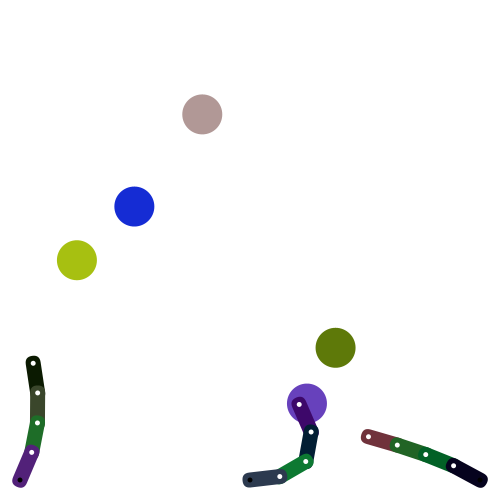
Frame 1 (no input)
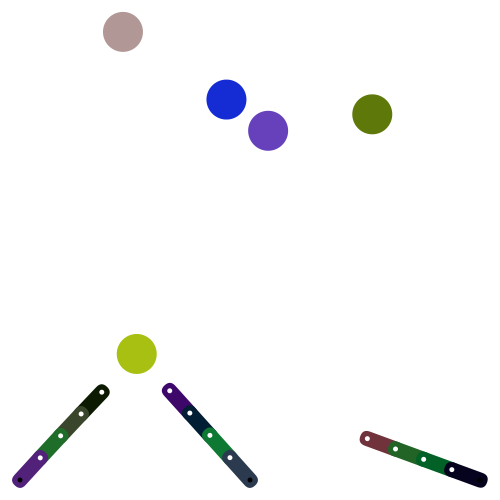
Frame 60 (the mouse pressed at the canvas centre just before this capture)
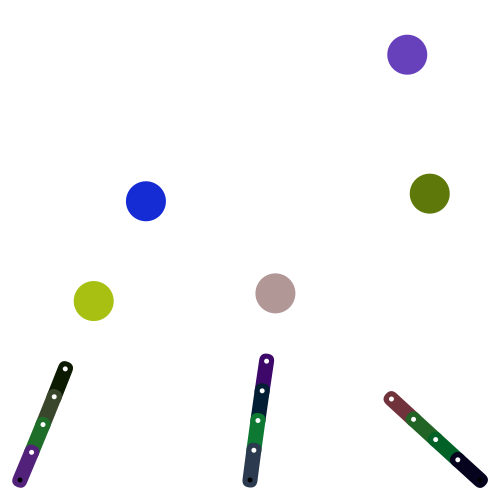
Frame 120 (the mouse held since frame 60 and released just before this capture)

The Processing sketch that drew these frames (run headless with seeded random() and noise(); from frame 60 on, the mouse is pressed at the canvas centre):

// Processing sketch: processing_105533
// ── processing_105533.pde

/* OpenProcessing Tweak of *@*http://www.openprocessing.org/sketch/105533*@* */
/* !do not delete the line above, required for linking your tweak if you upload again */
//multi-segment reach
//from Making things move by Keith Peters
//with stuff tidied into classes
//Sal Spring - august 2013
//allonestring

Arm[] arms;
int numArms = 3;
int numSegs = 4;

Ball[] balls;
int numBalls = 5;
float rad = 20;
float v = 2;


void setup()
{
  size(500, 500);
  background(255);
  smooth();

  arms = new Arm[numArms];
  PVector dim = new PVector(30, 15);
  for (int a = 0; a < numArms; a++)
  {
    float xpos = 20 + (width - 40) / (numArms - 1) * a; 
    PVector pos = new PVector(xpos, height - 20);
    arms[a] = new Arm(pos, dim, numSegs);
  }

  balls = new Ball[numBalls];
  float dia = rad * 2;
  for (int b = 0; b < numBalls; b++)
  {
    
    PVector bpos = new PVector(random(dia, width - dia), random(dia, height - dia));
    PVector bvel = new PVector(random(-v, v), random(-v, v));
    color colour = color(random(255), random(255), random(255));
    balls[b] = new Ball(bpos, bvel, rad, colour);
  }
}

void draw()
{
  background(255);

  for (int b = 0; b < numBalls; b++)
  {
    balls[b].update();
    balls[b].display();
  }
  for (int b = 0; b < numBalls - 1; b++)
  {
    for (int c = b + 1; c < numBalls; c++)
    {
      balls[b].checkCollision(balls[c]);
    }
  }


  for (int a = 0; a < numArms; a++)
  {
    Ball nearestBall = arms[a].findNearest(balls);
    arms[a].reach(nearestBall.pos);
    arms[a].playCatch(nearestBall);
    arms[a].display();
  }
}

void mousePressed()
{
  int oneBall = (int)random(numBalls);
  balls[oneBall].pos = new PVector(mouseX, mouseY);
}

class Arm
{
  Segment[] segments;
  int numSegs = 5;
  PVector pos, dim;
  
  Arm(PVector pos, PVector dim, int numSegs)
  {
    this.pos = pos;
    this.dim = dim;
    this.numSegs = numSegs;
    makeArm();
  }
    

  void makeArm()
  {
    segments = new Segment[numSegs];
    for (int s = numSegs - 1; s >= 0; s--)
    {
      color colour = color(random(128), random(128), random(128));
      segments[s] = new Segment(dim, colour);
      if (s == numSegs-1) segments[s].pos = pos;
      else segments[s].pos = segments[s+1].getPin();
    }
  }

  void display()
  {
    for (int s = 0; s < numSegs; s++)
    {
      segments[s].display();
      segments[s].getPin();
    }
  }
  
  void reach(PVector theTarget)
  {
    PVector target = segments[0].reachFor(theTarget);
    for (int s = 1; s < numSegs; s++)
    {
      target = segments[s].reachFor(target);
    }

    for (int s = numSegs - 1; s > 0; s--)
    {
      segments[s-1].setPos(segments[s]);
    }
  }
  void playCatch(Ball ball)
  {
    segments[0].playCatch(ball);
  }
  
  Ball findNearest(Ball[] balls)
  {
    float closest = width*width + height*height;
    int nearest = -1;
    for(int b = 0; b < balls.length; b++)
    {
      float thisDist = dist(pos.x, pos.y, balls[b].pos.x, balls[b].pos.y);
      if(thisDist < closest)
      {
        closest = thisDist;
        nearest = b;
      }
    }
    return balls[nearest];
  }
}
class Ball
{
  PVector pos, vel;
  float friction = 0.1;
  float rad;
  float mass;
  color colour;

  Ball(PVector pos, PVector vel, float rad, color colour)
  {
    this.pos = pos;
    this.vel = vel;
    this.rad = rad;
    this.mass = rad;
    this.colour = colour;
  }

  void display()
  {
    noStroke();
    fill(colour);

    ellipse(pos.x, pos.y, rad*2, rad*2);
  }

  void update()
  {
    vel.limit(5);
    if (pos.x + vel.x > width - rad || pos.x + vel.x < rad) vel.x *= -1;
    if (pos.y + vel.y > height - rad || pos.y + vel.y < rad) vel.y *= -1;

    pos.add(vel);
  }

  void checkCollision(Ball otherBall)
  {
    float dx = otherBall.pos.x - this.pos.x;
    float dy = otherBall.pos.y - this.pos.y;
    float dist = sqrt(dx*dx + dy*dy);

    if (dist < this.rad + otherBall.rad)
    {
      //calculate angle, sine and cosine
      float angle = atan2(dy, dx);
      float sine = sin(angle);
      float cosine = cos(angle);

      //rotate this's position
      PVector pos0 = new PVector(0, 0);

      //rotate otherBall's position
      PVector pos1 = rotateC(dx, dy, sine, cosine, true);

      //rotate this's velocity
      PVector vel0 = rotateC(this.vel.x, this.vel.y, sine, cosine, true);

      //rotate otherBall's velocity
      PVector vel1 = rotateC(otherBall.vel.x, otherBall.vel.y, sine, cosine, true);

      //collision reaction
      float vxTotal = vel0.x - vel1.x;
      vel0.x = ((this.mass - otherBall.mass) * vel0.x + 2 * otherBall.mass * vel1.x) / (this.mass + otherBall.mass);
      vel1.x = vxTotal + vel0.x;

      //update positions
      float absV = abs(vel0.x) + abs(vel1.x);
      float overlap = (this.rad + otherBall.rad) - abs(pos0.x - pos1.x);
      pos0.x += vel0.x / absV * overlap;
      pos1.x += vel1.x / absV * overlap;

      //rotate positions back
      PVector pos0F = rotateC(pos0.x, pos0.y, sine, cosine, false);
      PVector pos1F = rotateC(pos1.x, pos1.y, sine, cosine, false);

      //adjust positions to actual screen positions
      otherBall.pos.x = this.pos.x + pos1F.x;
      otherBall.pos.y = this.pos.y + pos1F.y;
      this.pos.x = this.pos.x + pos0F.x;
      this.pos.y = this.pos.y + pos0F.y;

      //rotate velocties back
      PVector vel0F = rotateC(vel0.x, vel0.y, sine, cosine, false);
      PVector vel1F = rotateC(vel1.x, vel1.y, sine, cosine, false);

      this.vel.x = vel0F.x;
      this.vel.y = vel0F.y;
      otherBall.vel.x = vel1F.x;
      otherBall.vel.y = vel1F.y;
    }
  }

  PVector rotateC(float x, float y, float sine, float cosine, boolean anticlock)
  {
    PVector result = new PVector(0, 0);

    if (anticlock)
    {
      result.x = x * cosine + y * sine;
      result.y = y * cosine - x * sine;
    }
    else
    {
      result.x = x * cosine - y * sine;
      result.y = y * cosine + x * sine;
    }
    return result;
  }
}

class Segment
{
  PVector pos;
  PVector dim;
  float rot = 0;
  color colour;

  Segment(PVector dim, color colour)
  {
    this.dim = dim;
    this.colour = colour;
  }

  void display()
  {
    pushMatrix();
    translate(pos.x, pos.y);
    rotate(rot);
    noStroke();
    fill(colour);
    rect(-dim.y/2, -dim.y/2, dim.x + dim.y, dim.y, dim.y/2, dim.y/2, dim.y/2, dim.y/2);

    fill(0);
    ellipse(0, 0, 5, 5);
    popMatrix();
  }

  PVector getPin()
  {
    float pinx = pos.x + cos(rot) * dim.x;
    float piny = pos.y + sin(rot) * dim.x;
    fill(255);
    ellipse(pinx, piny, 5, 5);
    return new PVector(pinx, piny);
  }

  void rotateTo(PVector target)
  {
    float dx = target.x - pos.x;
    float dy = target.y - pos.y;
    rot = atan2(dy, dx);
  }

  void drag(PVector target)
  {
    rotateTo(target);

    float w = getPin().x - pos.x;
    float h = getPin().y - pos.y;
    pos.x = target.x - w;
    pos.y = target.y - h;
  }
  
  PVector reachFor(PVector target)
  {
    rotateTo(target);

    float w = getPin().x - pos.x;
    float h = getPin().y - pos.y;
    float tx = target.x - w;
    float ty = target.y - h;
    return new PVector(tx, ty);
  }
  
  void setPos(Segment otherSeg)
  {
    this.pos = otherSeg.getPin();
  }
  
  void playCatch(Ball ball)
  {
    if(dist(getPin().x, getPin().y, ball.pos.x, ball.pos.y) < ball.rad)
    {
      ball.vel.x += random(-1, 1);
      ball.vel.y -= 1;
    }
  }
}
